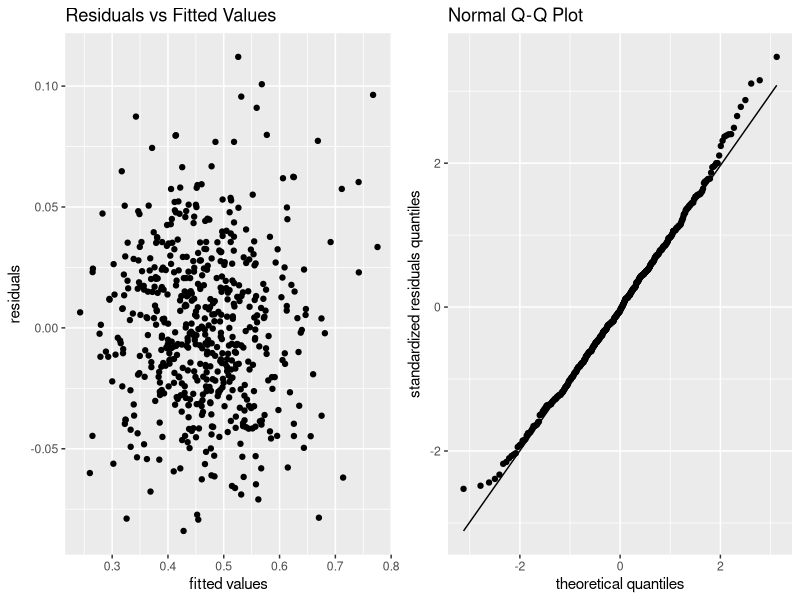
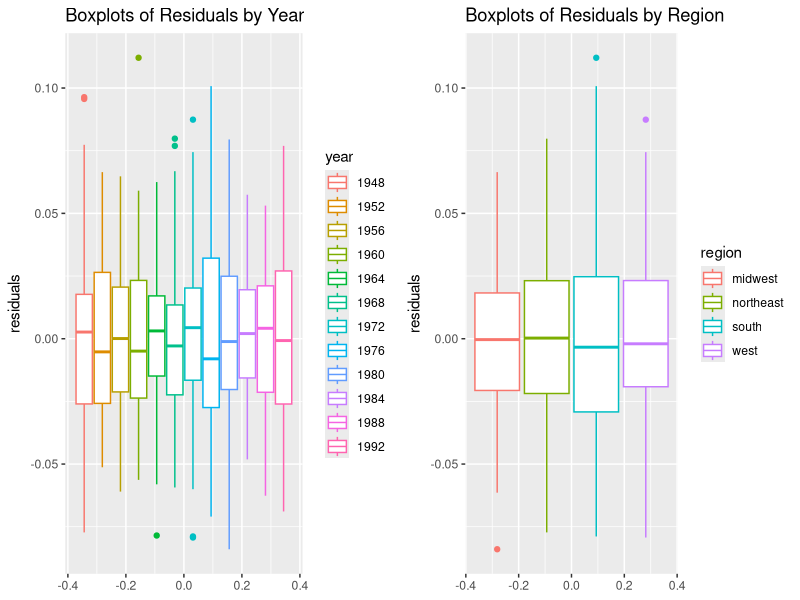
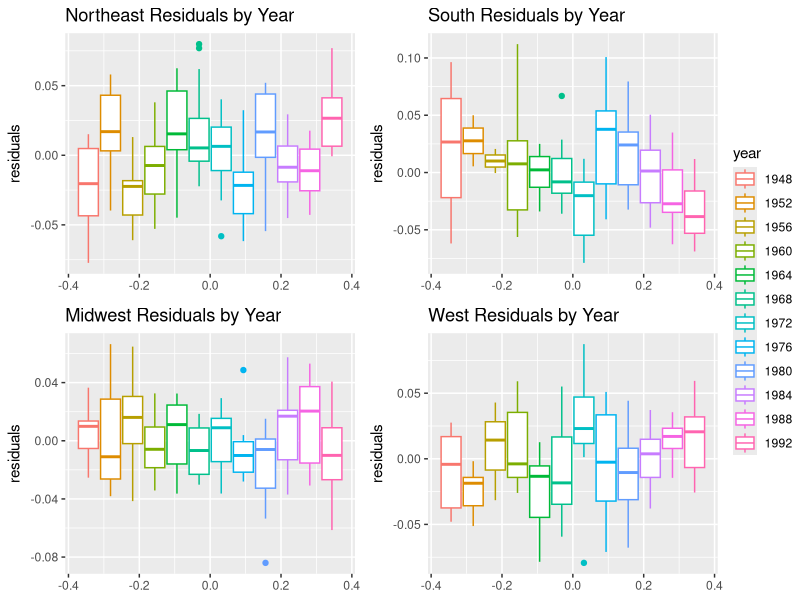
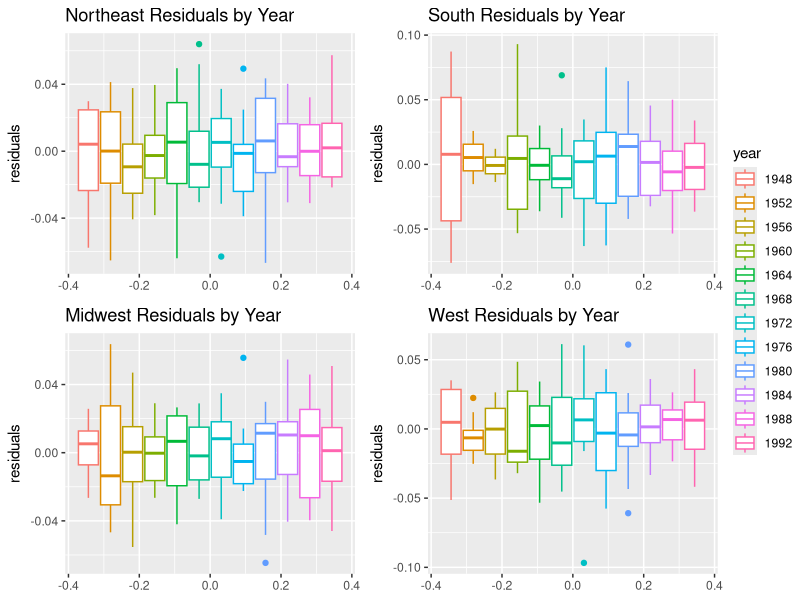

Generate these figures, in order, with R:
## ---- chunk 1
knitr::opts_chunk$set(echo = FALSE, message = FALSE)
## ---- chunk 2
library("readr") # to load data
library("tidyverse")
library("ggpubr") # for ggarrange
library("car") # type 2 anova
library("knitr") # to print tables
library("lme4") # for mixed models
data <- read_table("Data/4_US_elections.txt")
data = data %>% select(-constant) # remove manually added intercept
# change mentioned variables to factors
data = data %>% 
  mutate(year = as.factor(year),
                       state = as.factor(state), 
                       r1 = as.factor(r1), 
                       r2 = as.factor(r2), 
                       r3 = as.factor(r3), 
                       r4 = as.factor(r4), 
                       r5 = as.factor(r5), 
                       r6 = as.factor(r6), )

# rename the variables
data = data %>% 
  rename(dvote = Dvote,
         dvote_poll = n1,
         dapprove_inc = n2,
         dapprove_presinc = n3,
         gnp_growth_inc = n4,
         dvote_last = s1,
         dvote_last2 = s2,
         home_state = s3,
         home_state_vice = s4,
         dmajor_leg = s5,
         econ_growth_inc = s6,
         state_ideology = s7,
         ideology_comp = s8,
         cath_1960 = s9,
         south = r1,
         south_1964 = r2,
         deep_south_1964 = r3,
         new_england_1964 = r4,
         new_england_1972 = r5,
         west_1976 = r6)

# create a region variable
northeast = c(7, 8, 19, 20, 21, 29, 30, 32, 38, 39, 45, 48)
south = c(1, 4, 9, 10, 17, 18, 24, 33, 36, 40, 42, 43, 46)
midwest = c(13, 14, 15, 16, 22, 23, 25, 27, 34, 35, 41, 49)
west = c(2, 3, 5, 6, 11, 12, 26, 28, 31, 37, 44, 47, 50)

data$region = ifelse(data$state %in% northeast, "northeast",
                      ifelse(data$state %in% south, "south",
                             ifelse(data$state %in% midwest, "midwest",
                                    ifelse(data$state %in% west, "west", NA))))
data = data %>% mutate(region = as.factor(region))
data = na.omit(data)
## ---- chunk 3
# create model described as above
m0 = lm(dvote ~ . 
        - evotes 
        - region 
        - state_ideology 
        - dvote_poll 
        - dapprove_inc
        - dapprove_presinc 
        - gnp_growth_inc, 
        data = data)
# perform type 2 anova and print results in a table
anova = Anova(m0, type = 2)
kable(anova[1:16, ], digits = 3, caption = "Type 2 anova for the linear model, comparing for each coefficient the full model with the full model excluding the predictor from that coefficient.")
## ---- chunk 4
# fit the same model as before but exclude ideology_comp
m1 = lm(dvote ~ . 
        - evotes 
        - region 
        - state_ideology 
        - dvote_poll 
        - dapprove_inc
        - dapprove_presinc 
        - gnp_growth_inc
        - ideology_comp, 
        data = data)
# create a data frame that contains residuals, standardized residuals and fitted values for plots
data_res = data
data_res$residuals = resid(m1)
data_res$std_residuals = rstandard(m1)
data_res$fitted = m1$fitted.values
# create residuals vs fitted values plot
res_vs_fit = ggplot(data_res, aes(x = fitted, y = residuals)) + 
  geom_point() + 
  labs(x = "fitted values", y = "residuals") + 
  ggtitle("Residuals vs Fitted Values")
# create qq plot
qq_plot = ggplot(data_res, aes(sample = std_residuals)) +
  stat_qq() + 
  stat_qq_line() + 
  labs(x = "theoretical quantiles", y = "standardized residuals quantiles") + 
  ggtitle("Normal Q-Q Plot")
# plot residuals vs fitted values (left) and qqplot (right)
ggarrange(res_vs_fit, qq_plot, ncol = 2, nrow = 1)
## ---- chunk 5
# create boxplots of residuals grouped by region
year_res_plot = ggplot(mapping = aes(y = residuals, col = year), data = data_res) + 
  geom_boxplot() + 
  ggtitle("Boxplots of Residuals by Year")
# create boxplots of residuals grouped by region
region_res_plot = ggplot(mapping = aes(y = residuals, col = region), data = data_res) +
  geom_boxplot() + 
    ggtitle("Boxplots of Residuals by Region")
# arrange the two plots in a 1x2 grid
ggarrange(year_res_plot, region_res_plot, nrow = 1, ncol = 2)
## ---- chunk 6
# create dataframes with residuals for each region
data_northeast = data_res[data_res$region == "northeast", ]
data_south = data_res[data_res$region == "south", ]
data_midwest = data_res[data_res$region == "midwest", ]
data_west = data_res[data_res$region == "west", ]
# create residuals plot for each region grouped by year
northeast_res_plot = ggplot(mapping=aes(y=residuals, col=year), data = data_northeast) +
  geom_boxplot() + 
  ggtitle("Northeast Residuals by Year")
south_res_plot = ggplot(mapping=aes(y=residuals, col=year), data = data_south) +
  geom_boxplot() +
  ggtitle("South Residuals by Year")
midwest_res_plot = ggplot(mapping=aes(y=residuals, col=year), data = data_midwest) +
  geom_boxplot() +
  ggtitle("Midwest Residuals by Year")
west_res_plot = ggplot(mapping=aes(y=residuals, col=year), data = data_west) +
  geom_boxplot() +
  ggtitle("West Residuals by Year")
# plot results
ggarrange(northeast_res_plot, south_res_plot, midwest_res_plot, west_res_plot, 
          ncol = 2, nrow = 2, common.legend = TRUE, legend = "right")
## ---- chunk 7
# create mixed model with random intercept for year and year:region
mixed_m1 = lmer(dvote ~ . 
                - evotes 
                - region 
                - state_ideology 
                - ideology_comp 
                - year
                + (1|year)
                + (1|year:region), 
                REML = FALSE,
                data = data)
# create dataframes with residuals for each to replicate plot from before 
# with residuals grouped by year and region
data_res_mixed = data_res
data_res_mixed$residuals = resid(mixed_m1)
data_northeast_mixed = data_res_mixed[data_res_mixed$region == "northeast", ]
data_south_mixed = data_res_mixed[data_res_mixed$region == "south", ]
data_midwest_mixed = data_res_mixed[data_res_mixed$region == "midwest", ]
data_west_mixed = data_res_mixed[data_res_mixed$region == "west", ]
# create plots for each region
northeast_res_plot = ggplot(mapping=aes(y=residuals, col=year), data = data_northeast_mixed) +
  geom_boxplot() + 
  ggtitle("Northeast Residuals by Year")
south_res_plot = ggplot(mapping=aes(y=residuals, col=year), data = data_south_mixed) +
  geom_boxplot() +
  ggtitle("South Residuals by Year")
midwest_res_plot = ggplot(mapping=aes(y=residuals, col=year), data = data_midwest_mixed) +
  geom_boxplot() +
  ggtitle("Midwest Residuals by Year")
west_res_plot = ggplot(mapping=aes(y=residuals, col=year), data = data_west_mixed) +
  geom_boxplot() +
  ggtitle("West Residuals by Year")
# plot results
ggarrange(northeast_res_plot, south_res_plot, midwest_res_plot, west_res_plot, 
          ncol = 2, nrow = 2, common.legend = TRUE, legend = "right")
## ---- chunk 8
# the calculations for the parametric bootstrap can be found in the separate script
# called bootstrap_script.R
## ---- chunk 9
# create model without random intercept for year according to the results of 
# parametric bootstrap
mixed_m0 = lmer(dvote ~ 
                + state 
                + dvote_poll 
                + dapprove_inc 
                + dapprove_presinc 
                + gnp_growth_inc 
                + dvote_last 
                + dvote_last2 
                + home_state 
                + home_state_vice 
                + dmajor_leg 
                + econ_growth_inc 
                + cath_1960 
                + south 
                + south_1964 
                + deep_south_1964 
                + new_england_1964 
                + new_england_1972 
                + west_1976 
                + (1|year:region),
                data = data, 
                REML = FALSE)
# create anova type 2 table for the model above
anova2 = Anova(mixed_m0, type = 2, data = data)
kable(anova2, digits = 3, caption = "Type 2 anova for the fixed effects in our linear mixed model, comparing for each coefficient the full model with the full model excluding the predictor from that coefficient.")
## ---- chunk 10
# remove presinc dapprove_inc from the model, as described above
mixed_m2 = lmer(dvote ~ 
                + state 
                + dvote_poll 
                + dapprove_presinc 
                + gnp_growth_inc 
                + dvote_last 
                + dvote_last2 
                + home_state 
                + home_state_vice 
                + dmajor_leg 
                + econ_growth_inc 
                + cath_1960 
                + south 
                + south_1964 
                + deep_south_1964 
                + new_england_1964 
                + new_england_1972 
                + west_1976 
                + (1|year:region),
                data = data, 
                REML = FALSE)
# create a table of some selected coefficients (dont want to display all the 
# 50 states coefficients)
coef_table = as.data.frame(summary(mixed_m2)$coefficients)
coef_table = coef_table[c(5, 51:66), ]
# only keep coefficient values coloumn
coef_table = coef_table %>%
  select(-"Std. Error", -"t value")
rownames(coef_table)[c(12:17)] = c("south", "south_1964", "deep_south_1964", "new_england_1964", "new_england_1972", "west_1976")
kable(coef_table, digits = 3, caption = "Estimated coefficients (fixed effects) of the final linear mixed model.")
